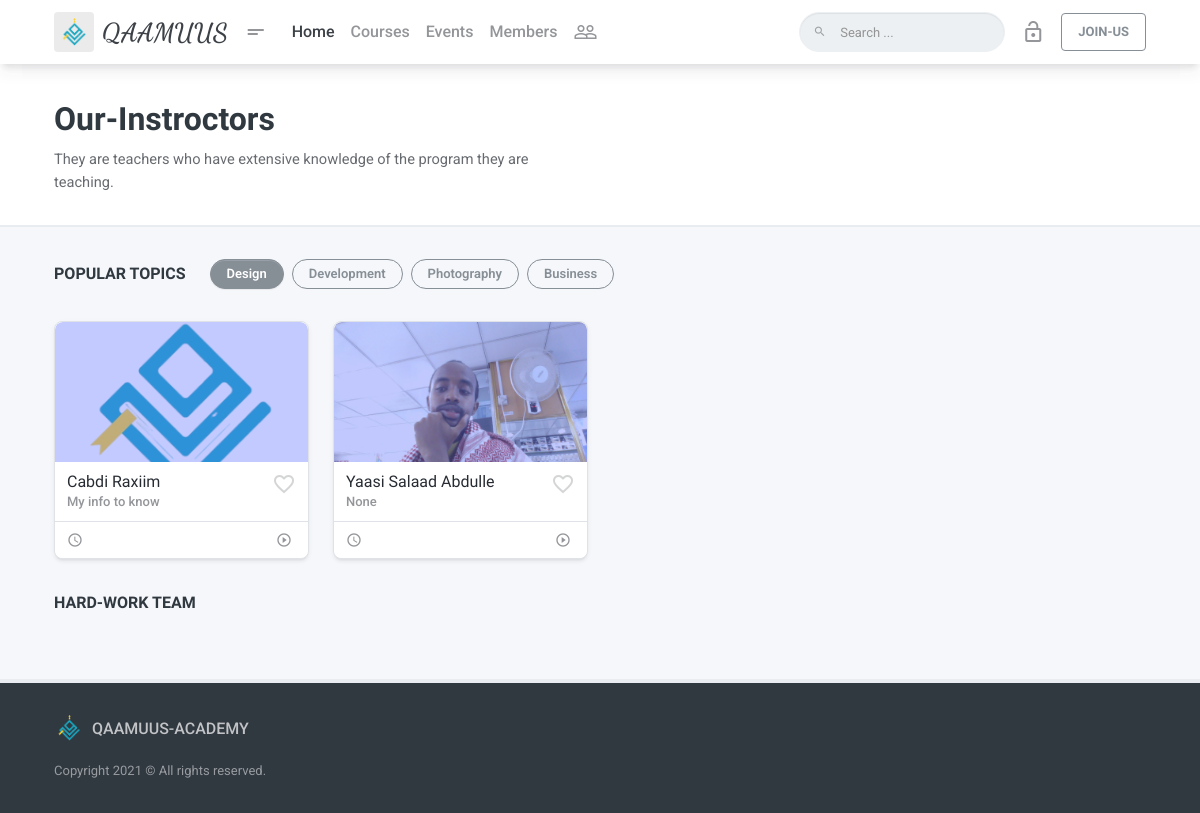
The page /instructors/ on the database its author committed.
### api/models.py (models this page shows, shortened)
class UserProfile(models.Model):
    user=models.OneToOneField(User,on_delete=models.CASCADE)
    number=models.CharField(max_length=16, default=0)
    profileImage=models.ImageField(upload_to='images/usrProfile',null=True,blank=True)
    password=models.CharField(max_length=255)
    email=models.CharField(max_length=255,unique=True)
    userTitle=models.CharField(max_length=255,null=True,blank=True)
    fullName=models.CharField(max_length=255)
    aboutMe=models.TextField(null=True,blank=True)
    stayedSeconds=models.IntegerField(default=0)
    facebook_link=models.CharField(max_length=3000,null=True,blank=True)
    twitter_link=models.CharField(max_length=3000,null=True,blank=True)
    third_link=models.CharField(max_length=3000,null=True,blank=True)
    learnedSeconds=models.IntegerField(default=0)
    status=models.BooleanField(default=True)
    contactMe=models.TextField(null=True,blank=True)
    userType=models.ForeignKey(UserTypes,on_delete=models.CASCADE,default=1)
    teacherPoints=models.FloatField(default=1)
    user_activated=models.BooleanField(default=True)
    def theImage(self):
        return mark_safe('<img src={} width="100px" >'.format(self.profileImage.url))
    theImage.allow_tags=True

class UserTypes(models.Model):
    name=models.CharField(max_length=255)

### a_system/views.py (the view)
# urls.py: path('instructors/',views.instructor),
def instructor(request):
    instroctors=UserProfile.objects.filter(userType=2)
    return render(request,'manage/instructor.html',{'instroctors':instroctors})

### a_system/views.py (called while the page is built, shortened)
def userProfileInfo(request):
    if(request.user.pk==None):
        return {
            'userInfo':{}
        }
    elif(request.user.pk==nullcontext):
        return {
                'userInfo':{}
            }

### templates/manage/instructor.html (shortened to what this page needs)
{% extends user.is_authenticated|yesno:"authBase.html,unAuthBase.html" %}
{% block content %}
<div class="mdk-header-layout__content page-content ">
    <div class="page-section bg-alt border-bottom-2">
        <div class="container page__container">
            <div
                class="d-flex flex-column align-items-center align-items-lg-start flex text-center text-lg-left">
                <h1 class="h2 mb-4pt">Our-Instroctors</h1>
                <div class="lead measure-lead text-70">They are teachers who have extensive knowledge of the program they are teaching.</div>
            </div>
        </div>
    </div>
    <div class="page-section bg-body border-bottom-2">
        <div class="container page__container">
            <div class="text-center d-flex align-items-center flex-wrap mb-32pt" style="white-space: nowrap;">
                <h5 class="mr-24pt mb-md-0 d-md-inline-block">Popular topics</h5>
                <a href="" class="chip mb-16pt mb-md-0 chip-secondary">Design</a>
                <a href="" class="chip mb-16pt mb-md-0 chip-outline-secondary">Development</a>
                <a href="" class="chip mb-16pt mb-md-0 chip-outline-secondary">Photography</a>
                <a href="" class="chip mb-16pt mb-md-0 chip-outline-secondary d-md-none d-lg-inline-flex">Business</a>
            </div>
            <div class="row card-group-row mb-lg-8pt">
                {% for inst in instroctors %}
                <div class="col-lg-3 card-group-row__col">
                    <div class="card card-sm card--elevated p-relative o-hidden overlay overlay--primary-dodger-blue js-overlay card-group-row__card"
                        data-toggle="popover" data-trigger="click">
                        <a href="/instroctor-info/{{inst.pk}}/{{inst.userType.name}}/" class="card-img-top js-image" data-position=""
                            data-height="140">
                            <span class="overlay__content">
                            </span>
                        </a>
                        <div class="card-body flex">
                            <div class="d-flex">
                                <div class="flex">
                                    <a class="card-title" href="/instroctor-info/{{inst.pk}}/{{inst.userType.name}}/">{{inst.fullName}}</a>
                                    <small class="text-50 font-weight-bold mb-4pt">{{inst.userTitle}}</small>
                                </div>
                                <a href="/instroctor-info/{{inst.pk}}/{{inst.userType.name}}/" data-toggle="tooltip" data-title="Add Favorite"
                                    data-placement="top" data-boundary="window"
                                    class="ml-4pt material-icons text-20 card-course__icon-favorite">favorite_border</a>
                            </div>
                        </div>
                        <div class="card-footer">
                            <div class="row justify-content-between">
                                <div class="col-auto d-flex align-items-center">
                                    <span class="material-icons icon-16pt text-50 mr-4pt">access_time</span>
                                </div>
                                <div class="col-auto d-flex align-items-center">
                                    <span class="material-icons icon-16pt text-50 mr-4pt">play_circle_outline</span>
                                </div>
                            </div>
                        </div>
                    </div>
                </div>
                {% endfor %}
            </div>
            <div id="w-team" class="text-center d-flex align-items-center flex-wrap mb-32pt" style="white-space: nowrap;">
                <h5 class="mr-24pt mb-md-0 d-md-inline-block">HARD-WORK TEAM</h5>
            </div>
        </div>
    </div>
</div>
{% endblock %}

### static/css/preloader.css (style rules this page uses)
:root { --sk-size:64px;--sk-color:#3498DB }

### rows shown on the page
UserProfile: shows a picture, fullName "Cabdi Raxiim", userTitle "My info to know"
UserProfile: shows a picture, fullName "Yaasi Salaad Abdulle", userTitle "None"
